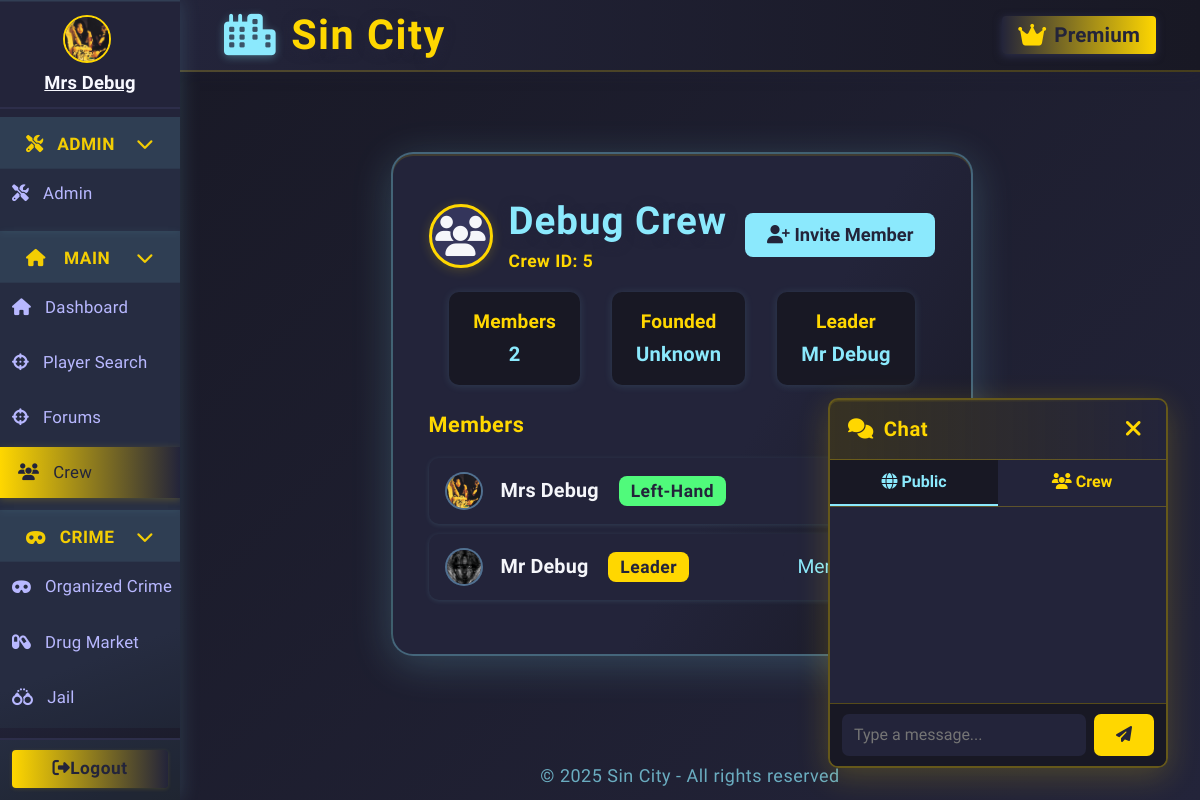
The page /crew/5 (signed in) on the database its author committed.
### app.py (models this page shows, shortened)
class Character(db.Model):
    __tablename__ = 'character'
    id = db.Column(db.Integer, primary_key=True)
    user_id = db.Column(db.Integer, db.ForeignKey('user.id'), nullable=True)
    user = db.relationship('User', backref='linked_character', foreign_keys=[user_id])
    name = db.Column(db.String(64), unique=True, nullable=False)
    health = db.Column(db.Integer, default=100)
    money = db.Column(db.Integer, default=250)
    level = db.Column(db.Integer, default=1)
    xp = db.Column(db.Integer, default=0)
    last_crime_time = db.Column(db.DateTime, nullable=True)
    last_travel_time = db.Column(db.DateTime, nullable=True)
    city = db.Column(db.String(64), default="New York")
    gun_id = db.Column(db.Integer, db.ForeignKey('shop_item.id'))
    gun = db.relationship('ShopItem', foreign_keys=[gun_id])
    in_jail = db.Column(db.Boolean, default=False)
    jail_until = db.Column(db.DateTime, nullable=True)
    crime_group_id = db.Column(db.Integer, db.ForeignKey('organized_crime.id'))
    crime_group = db.relationship("OrganizedCrime", back_populates="members", foreign_keys=[crime_group_id])
    master_id = db.Column(db.Integer, db.ForeignKey('user.id'))
    equipped_gun_id = db.Column(db.Integer, db.ForeignKey('gun.id'), nullable=True)
    equipped_gun = db.relationship('Gun', foreign_keys=[equipped_gun_id])
    earn_streak = db.Column(db.Integer, default=0)
    last_earned = db.Column(db.DateTime, nullable=True)
    is_alive = db.Column(db.Boolean, default=True)
    profile_image = db.Column(db.String(255), nullable=True)
    crew = db.Column(db.Integer, db.ForeignKey('crew.id'), nullable=True)
    crew_id = db.Column(db.Integer, db.ForeignKey('crew.id'))
    linked_user = db.relationship('User', foreign_keys=[user_id], overlaps="linked_character,linked_characters,user")
    crew = db.relationship('Crew', backref='characters')

class Crew(db.Model):
    __tablename__ = 'crew'
    id = db.Column(db.Integer, primary_key=True)
    name = db.Column(db.String(150), unique=True, nullable=False)
    members = db.relationship('User', backref='crew', lazy=True)

class CrewMember(db.Model):
    id = db.Column(db.Integer, primary_key=True)
    crew_id = db.Column(db.Integer, db.ForeignKey('crew.id'), nullable=False)
    user_id = db.Column(db.Integer, db.ForeignKey('user.id', ondelete='CASCADE'), nullable=False)
    role = db.Column(db.String(20), default='member')  # leader, right_hand, left_hand, member
    crew = db.relationship('Crew', backref='crew_members')
    user = db.relationship('User', backref='crew_roles')

### app.py (the view)
@app.route('/crew/<int:crew_id>')
@login_required
def crew_page(crew_id):
    crew = Crew.query.get_or_404(crew_id)
    members = CrewMember.query.filter_by(crew_id=crew.id).all()
    messages = CrewMessage.query.filter_by(crew_id=crew.id).order_by(CrewMessage.timestamp.desc()).limit(50).all()
    my_role = next((m.role for m in members if m.user_id == current_user.id), None)
    return render_template('crew_page.html', crew=crew, members=members, messages=messages, current_user_role=my_role)

### templates/crew_page.html (shortened to what this page needs)
{% extends "base.html" %}
{% block content %}
<div class="crew-container">
  <div class="crew-header">
    <div class="crew-header-left">
      <div class="crew-logo">
        <i class="fas fa-users"></i>
      </div>
      <div class="crew-header-info">
        <h1>{{ crew.name }}</h1>
        <div class="crew-id">Crew ID: {{ crew.id }}</div>
      </div>
    </div>
    <div class="crew-actions">
      {% if current_user_role == 'leader' %}
        {#
        <form method="POST" action="{{ url_for('edit_crew', crew_id=crew.id) }}">
          <button type="submit"><i class="fas fa-edit"></i> Edit Crew</button>
        </form>
        #}
        <form method="POST" action="{{ url_for('invite_to_crew') }}">
          <button type="submit"><i class="fas fa-user-plus"></i> Invite Member</button>
        </form>
        {#
        <form method="POST" action="{{ url_for('delete_crew', crew_id=crew.id) }}" onsubmit="return confirm('Are you sure you want to delete this crew?');">
          <button type="submit" style="background:#ff5555;color:#fff;"><i class="fas fa-trash"></i> Delete Crew</button>
        </form>
        #}
      {% elif current_user_role in ['right_hand', 'left_hand'] %}
        <form method="POST" action="{{ url_for('invite_to_crew') }}">
          <button type="submit"><i class="fas fa-user-plus"></i> Invite Member</button>
        </form>
      {% endif %}
    </div>
  </div>
  <div class="crew-stats">
    <div class="crew-stat">
      <span class="stat-label">Members</span>
      {{ members|length }}
    </div>
    <div class="crew-stat">
      <span class="stat-label">Founded</span>
      {{ crew.created_at.strftime('%b %d, %Y') if crew.created_at else 'Unknown' }}
    </div>
    <div class="crew-stat">
      <span class="stat-label">Leader</span>
      {% for member in members %}
        {% if member.role == 'leader' %}
          {{ member.user.character.name if member.user and member.user.character else 'Unknown' }}
        {% endif %}
      {% endfor %}
    </div>
  </div>
  <div class="crew-section-title">Members</div>
  <ul class="crew-members-list">
    {% for member in members %}
    <li class="crew-member-item">
      <div class="crew-member-info">
        {% set character = member.user.character if member.user and member.user.character else None %}
        {% if character and character.profile_image %}
          <img src="{{ url_for('static', filename=character.profile_image) if not character.profile_image.startswith('http') else character.profile_image }}" class="crew-avatar" alt="avatar">
        {% else %}
          <span class="crew-avatar"><i class="fas fa-user"></i></span>
        {% endif %}
        <strong>
          {{ character.name if character else "Unknown user (ID " ~ member.user_id ~ ")" }}
        </strong>
        {% if member.role == 'leader' %}
          <span class="badge-role badge-leader">Leader</span>
        {% elif member.role == 'right_hand' %}
          <span class="badge-role badge-right">Right-Hand</span>
        {% elif member.role == 'left_hand' %}
          <span class="badge-role badge-left">Left-Hand</span>
        {% else %}
          <span class="badge-role badge-member">Member</span>
        {% endif %}
      </div>
      {% if member.user and current_user.id != member.user.id and current_user_role in ['leader', 'right_hand', 'left_hand'] %}
      <form method="POST" action="{{ url_for('update_crew_role', crew_member_id=member.id) }}" class="crew-role-form" style="display:inline;">
      </form>
      {% endif %}
    </li>
    {% endfor %}
  </ul>
</div>
{% endblock %}

### templates/base.html (shortened to what this page needs)
<!DOCTYPE html>
<html lang="en">
<head>
  <link rel="stylesheet" href="https://cdn.jsdelivr.net/npm/bootstrap@4.6.2/dist/css/bootstrap.min.css">
  <link rel="stylesheet" href="https://cdnjs.cloudflare.com/ajax/libs/font-awesome/6.4.2/css/all.min.css">
</head>
<body class="fade-in">
  <div class="layout-root fade-in">
    <div class="sidebar {% if request.endpoint in ['login', 'register'] %}d-none{% endif %}">
      <nav class="sidebar">
        {% if current_user.is_authenticated %}
          <div class="sidebar-user">
            {% set character = current_character %}
                {% if character and character.profile_image %}
                  <img
                    src="{{ url_for('static', filename=character.profile_image) if not character.profile_image.startswith('http') else character.profile_image }}"
                    class="crew-avatar"
                    alt="avatar"
                    style="width:48px;height:48px;border-radius:50%;margin-bottom:6px;border:2px solid #ffd700;object-fit:cover;"
                  >
                {% else %}
                  <i id="char-name" class="fas fa-user-circle"></i>
                {% endif %}
                {% if character %}
                  <a href="{{ url_for('profile_by_id', char_id=character.id) }}" style="color:inherit; text-decoration: underline;">
                    <strong>{{ character.name }}</strong>
                  </a>
                {% else %}
                  <span><strong>No character</strong></span>
                {% endif %}
          </div>
        {% endif %}
        <div class="sidebar-nav">
          {% if current_user.is_authenticated and current_user.is_admin %}
          <div class="sidebar-category">
            <div class="sidebar-category-title collapsible" onclick="toggleSidebarCategory(this)">
              <i class="fas fa-tools"></i> Admin
              <span class="collapse-arrow"><i class="fas fa-chevron-down"></i></span>
            </div>
            <div class="sidebar-subnav">
              <a href="{{ url_for('admin.admin_dashboard') }}" class="{% if request.endpoint == 'admin.index' %}active{% endif %}">
                <i class="fas fa-tools"></i> <span>Admin</span>
              </a>
            </div>
          </div>
          {% endif %}
          <div class="sidebar-category">
            <div class="sidebar-category-title collapsible" onclick="toggleSidebarCategory(this)">
              <i class="fas fa-home"></i> Main
              <span class="collapse-arrow"><i class="fas fa-chevron-down"></i></span>
            </div>
            <div class="sidebar-subnav">
              <a href="{{ url_for('dashboard') }}" class="{% if request.endpoint == 'dashboard' %}active{% endif %}">
                <i class="fas fa-home"></i> <span>Dashboard</span>
              </a>
              <a href="{{ url_for('player_search') }}" class="{% if request.endpoint == 'player_search' %}active{% endif %}">
                <i class="fas fa-crosshairs"></i> <span>Player Search</span>
              </a>
              <a href="{{ url_for('forums') }}" class="{% if request.endpoint == 'forums' %}active{% endif %}">
                <i class="fas fa-crosshairs"></i> <span>Forums</span>
              </a>
              {% if current_user.is_authenticated and current_character and current_character.crew_id %}
              <a href="{{ url_for('crew_page', crew_id=current_character.crew_id) }}" class="{% if request.endpoint == 'crew_page' %}active{% endif %}">
                <i class="fas fa-users"></i> <span>Crew</span>
              </a>
              {% endif %}
            </div>
          </div>
          <div class="sidebar-category">
            <div class="sidebar-category-title collapsible" onclick="toggleSidebarCategory(this)">
              <i class="fas fa-mask"></i> Crime
              <span class="collapse-arrow"><i class="fas fa-chevron-down"></i></span>
            </div>
            <div class="sidebar-subnav">
              <a href="{{ url_for('create_crime') }}" class="{% if request.endpoint == 'create_crime' %}active{% endif %}">
                <i class="fas fa-mask"></i> <span>Organized Crime</span>
              </a>
              <a href="{{ url_for('drug_dashboard') }}" class="{% if request.endpoint == 'drug_dashboard' %}active{% endif %}">
                <i class="fas fa-capsules"></i> <span>Drug Market</span>
              </a>
              <a href="{{ url_for('jail') }}" class="{% if request.endpoint == 'jail' %}active{% endif %}">
                <i class="fas fa-handcuffs"></i> <span>Jail</span>
              </a>
              <a href="{{ url_for('travel') }}" class="{% if request.endpoint == 'travel' %}active{% endif %}">
              </a>
            </div>
          </div>
        </div>
        <div class="sidebar-footer">
          {% if current_user.is_authenticated %}
          <a href="{{ url_for('logout') }}" class="btn"><i id="fas-fa" class="fas fa-sign-out-alt"></i><span>Logout</span> </a>
          {% endif %}
        </div>
      </nav>
    </div>
    <div class="main-area">
      <header class="topbar">
        <span class="topbar-title">
          <i class="fas fa-city"></i> {% block topbar_title %}Sin City{% endblock %}
        </span>
        <div class="topbar-actions">
          {% block topbar_actions %}
          {% if current_user.is_authenticated and not current_user.premium %}
          <form action="{{ url_for('upgrade') }}" method="post" class="d-inline">
            <button type="submit" class="btn">
              <i class="fas fa-star"></i> Upgrade
            </button>
          </form>
          {% elif current_user.is_authenticated and current_user.premium %}
          <span class="badge">
            <i class="fas fa-crown"></i> Premium
          </span>
          {% endif %}
          {% endblock %}
        </div>
      </header>
      <main class="content-area">
        {% block content %}{% endblock %}
      </main>
      <footer>
        &copy; {{ current_year if current_year else "2025" }} Sin City - All rights reserved
      </footer>
    </div>
    {% if current_user.is_authenticated %}
    <div id="floating-chat">
      <div class="chat-header">
        <span class="chat-title"><i class="fas fa-comments"></i> Chat</span>
        <button type="button" class="chat-close" onclick="toggleChat()" title="Close chat">
          <i class="fas fa-times"></i>
        </button>
      </div>
      <div class="chat-tabs">
        <button type="button" id="tab-public" class="chat-tab active-tab" onclick="switchTab('public')">
          <i class="fas fa-globe"></i> Public
        </button>
        <button type="button" id="tab-crew" class="chat-tab" onclick="switchTab('crew')">
          <i class="fas fa-users"></i> Crew
        </button>
      </div>
      <div id="chat-messages" class="chat-messages"></div>
      <form id="chat-form" autocomplete="off">
        <input type="text" id="chat-input" placeholder="Type a message..." maxlength="250" />
        <button type="submit" id="chat-submit"><i class="fas fa-paper-plane"></i></button>
      </form>
    </div>
    {% endif %}
  </div>
</body>
</html>

### rows shown on the page
Character: profile_image (picture), name "Mrs Debug"
Crew: name "Debug Crew", id "5"
CrewMember: user.character "Mr Debug", profile_image (picture), role "Leader"
CrewMember: profile_image (picture), role "Left-Hand"
Character: name "Mr Debug"

### other values the page prints
{{ members|length }} "2"
{{ current_year if current_year else "2025" }} "2025"
